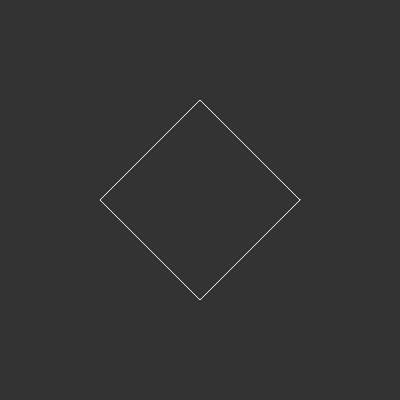
Frame 1 (no input)
Frame 60 (no input): identical to frame 1, image omitted
Frame 120 (the mouse pressed at the canvas centre since frame 60): identical to frame 1, image omitted

The p5.js sketch that drew this single still picture (run headless with seeded random() and noise() and a simulated clock; from frame 60 on, the mouse is pressed at the canvas centre):

// p5.js sketch
// ── sketch.js
let n1slider;
let n2slider;
let n3slider;
let mslider;
let aslider;
let bslider;

let n1 = 1;
let n2 = 1;
let n3 = 1;
let m = 5;
let a = 1;
let b = 1;

let radius = 100;
let totalPoints = 500;
let revs = 2;


function setup() {
  createCanvas(400, 400);
  n1slider = createSlider(0.1, 10, 1.0, 0.1); 
  n2slider = createSlider(0.1, 10, 1.0, 0.1);
  n3slider = createSlider(0.1, 10, 1.0, 0.1); 
  mslider = createSlider(1, 20, 4, 0.5);  
  aslider = createSlider(0.1, 3, 1.0, 0.1); 
  bslider = createSlider(0.1, 3, 1.0, 0.1);  
}

function superShape(angle){
  let r = 1;
  let part1 = (1 / a) * cos(angle * m / 4);
  part1 = pow(abs(part1),n2);
  let part2 = (1 / b) * sin(angle * m / 4);
  part2 = pow(abs(part2),n3);
  let part3 = pow(part1 + part2, n1);
  r = 1 / part3;
  if(part3 === 0){
    return 0;
  }    
  return r;
}

function draw() {
  n1 = n1slider.value();
  n2 = n2slider.value();
  n3 = n3slider.value();
  m = mslider.value();
  a = aslider.value();
  b = bslider.value();
  background(51);
  translate(width/2, height/2);

  stroke(255);
  noFill();

  let increment = TWO_PI / totalPoints;
  beginShape();
  for(let theta = 0; theta < TWO_PI * revs; theta += increment){
    let r = radius * superShape(theta);
    let x = r * cos(theta);
    let y = r * sin(theta);
    vertex(x,y);
  }
  endShape(CLOSE);
}
